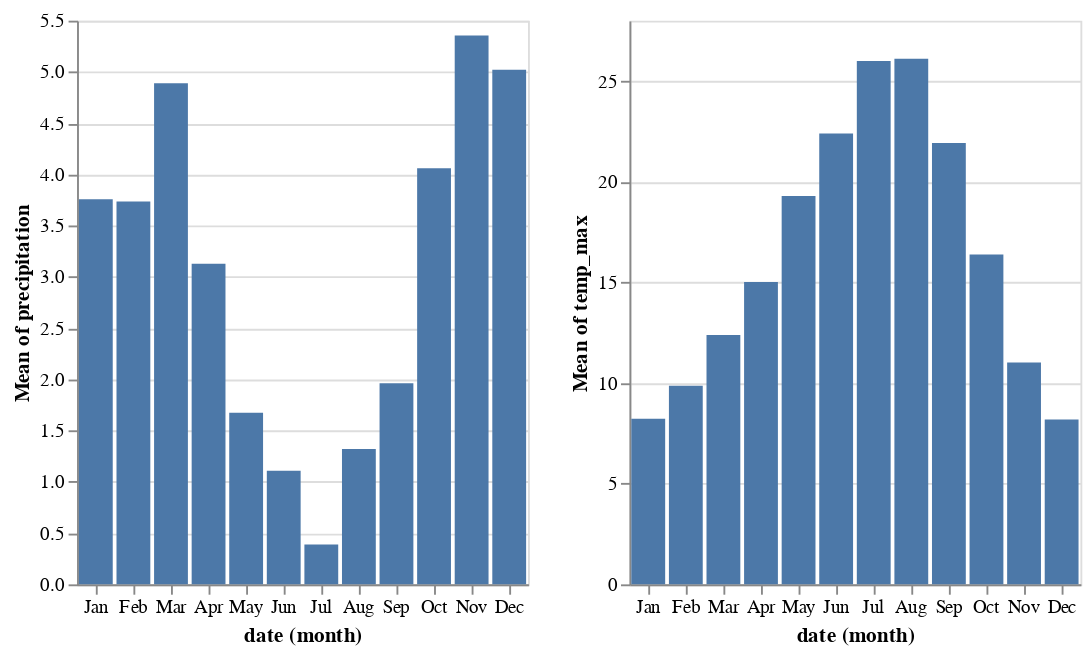

This figure's notebook cell:
### Markdown cell above
## Horizontal concatenation

### Code cell
bars = alt.Chart(weather).mark_bar().encode(
    x = alt.X('date:O', timeUnit='month'),
)

bars.encode(y='mean(precipitation):Q') | bars.encode(y='mean(temp_max):Q')

### Figure 1 — Vega-Lite specification as saved in the notebook (floating-point values rounded to 4 significant figures; data arrays with more than 128 entries replaced by an {"elided": "..."} marker saying what was removed)
{"config": {"view": {"continuousWidth": 300, "continuousHeight": 300}}, "hconcat": [{"mark": {"type": "bar"}, "encoding": {"x": {"field": "date", "timeUnit": "month", "type": "ordinal"}, "y": {"aggregate": "mean", "field": "precipitation", "type": "quantitative"}}}, {"mark": {"type": "bar"}, "encoding": {"x": {"field": "date", "timeUnit": "month", "type": "ordinal"}, "y": {"aggregate": "mean", "field": "temp_max", "type": "quantitative"}}}], "data": {"name": "data-13ba8891ffc1c036fb4d1d254fdfb737"}, "$schema": "https://vega.github.io/schema/vega-lite/v5.8.0.json", "datasets": {"data-13ba8891ffc1c036fb4d1d254fdfb737": {"elided": "1461 records"}}}
